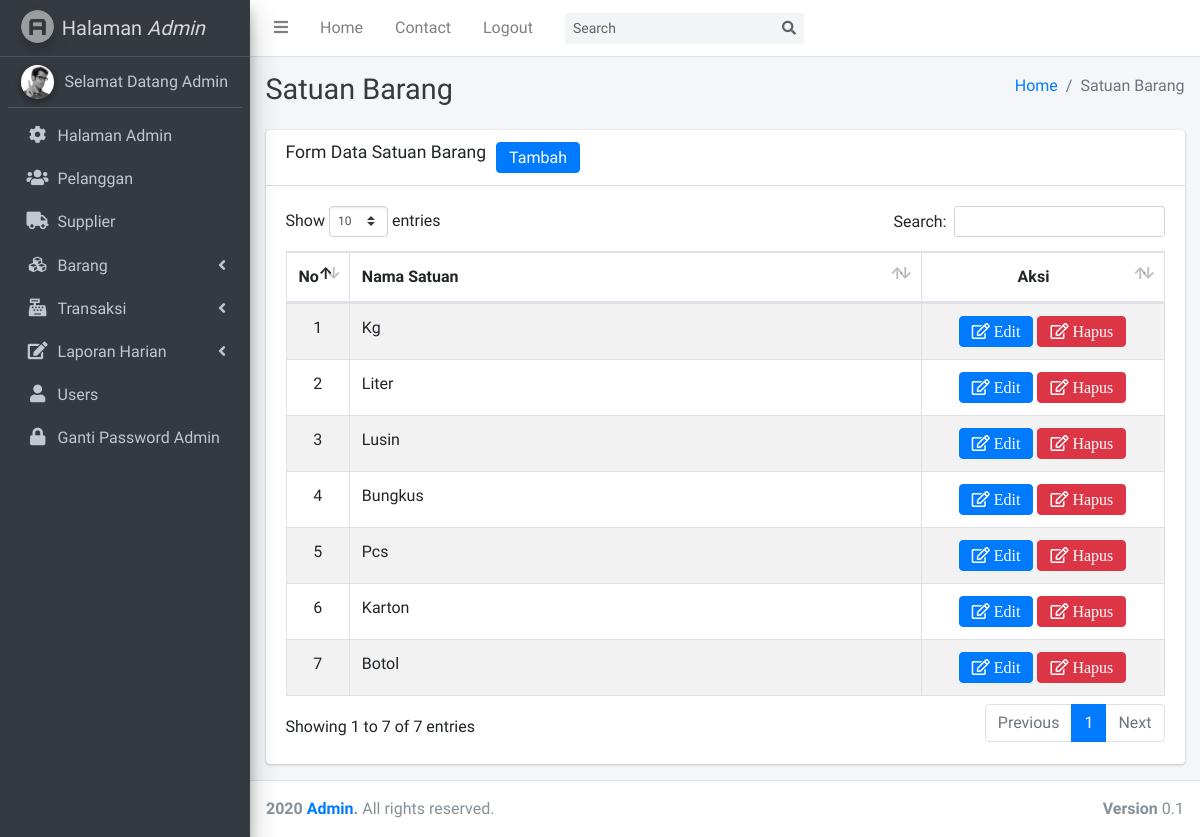
/index.php?page=satuan (signed in), run on the app's committed database.
### tables this page shows
CREATE TABLE `satuan` (
  `id` int(11) NOT NULL,
  `nama_satuan` varchar(50) NOT NULL
);

### page/satuan.php (the view, shortened to what this page needs)
  <div class="content-wrapper">
    <div class="content-header">
      <div class="container-fluid">
        <div class="row mb-2">
          <div class="col-sm-6">
            <h1 class="m-0 text-dark">Satuan Barang</h1>
          </div>
          <div class="col-sm-6">
            <ol class="breadcrumb float-sm-right">
              <li class="breadcrumb-item"><a href="index.php">Home</a></li>
              <li class="breadcrumb-item active">Satuan Barang</li>
            </ol>
          </div>
        </div>
      </div>
    </div>
    <section class="content">
      <div class="container-fluid">
    <section class="content">
      <div class="row">
        <div class="col-12">
          <div class="card">
            <div class="card-header">
              <h3 class="card-title">Form Data Satuan Barang</h3>
              <a class="btn btn-primary"
              style="margin-left: 10px;line-height: 17px;" href="?page=tambah_satuan">Tambah</a>
            </div>
            <div class="card-body">
              <table id="example1" class="table table-bordered table-striped">
                <thead>
                <tr>
                  <th style="width: 15px; text-align: center;">No</th>
                  <th>Nama Satuan</th>
                  <th style="text-align: center; width: 200px;">Aksi</th>
                </tr>
                </thead>
                <tbody>
                <?php
                $sql = mysqli_query($koneksi, "SELECT * FROM satuan ORDER BY id ASC") or die(mysqli_error($koneksi));
                if(mysqli_num_rows($sql) > 0){
                  $no = 1;
                  while($data = mysqli_fetch_assoc($sql)){
                    echo '
                    <tr>
                      <td style="width: 15px; text-align: center;">'.$no.'</td>
                      <td>'.$data['nama_satuan'].'</td>
                      <td style="text-align: center;">
                        <a href="index.php?page=edit_satuan&id='.$data['id'].'" class="btn btn-primary fa fa-edit" style="line-height: 17px;"> Edit</a>
                        <a href="index.php?page=hapus_satuan&id='.$data['id'].'" class="btn btn-danger fa fa-edit" style="line-height: 17px;" onclick="return confirm(\'Yakin ingin menghapus data ini?\')"> Hapus</a>
                      </td>
                    </tr>
                    ';
                    $no++;
                  }
                }else{
                  echo '
                  <tr>
                    <td colspan="6">Tidak ada data.</td>
                  </tr>
                  ';
                }
                ?>
              </table>
            </div>
          </div>
        </div>
      </div>
    </section>
  </div>
</div>
    </div>

### data on the page
satuan: nama_satuan "Kg"
satuan: nama_satuan "Liter"
satuan: nama_satuan "Lusin"
satuan: nama_satuan "Bungkus"
satuan: nama_satuan "Pcs"
satuan: nama_satuan "Karton"
satuan: nama_satuan "Botol"

### other printed values
$_SESSION['user_level'] "Admin"
